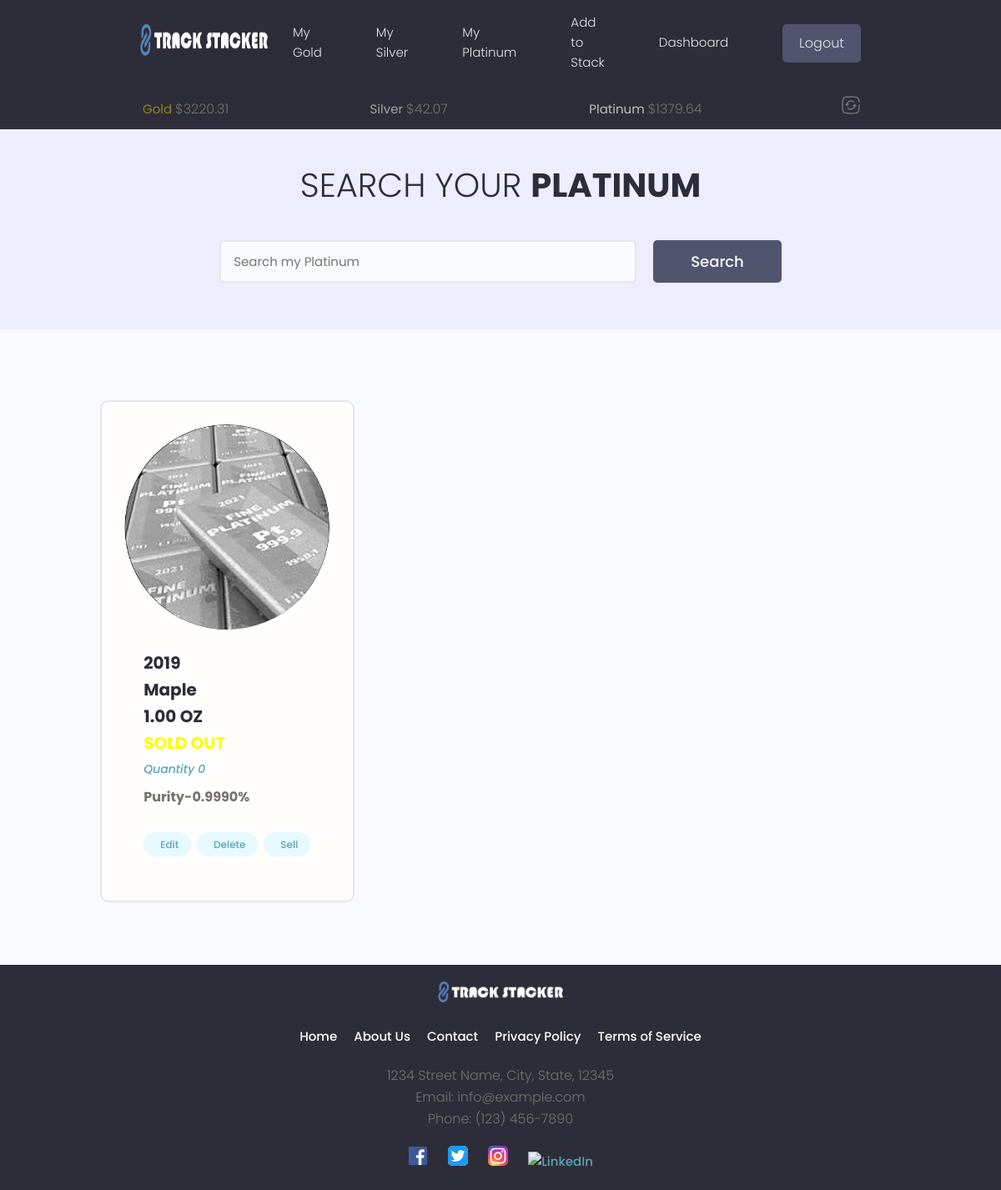
Before: /platinum/ (signed in) with the older database file.
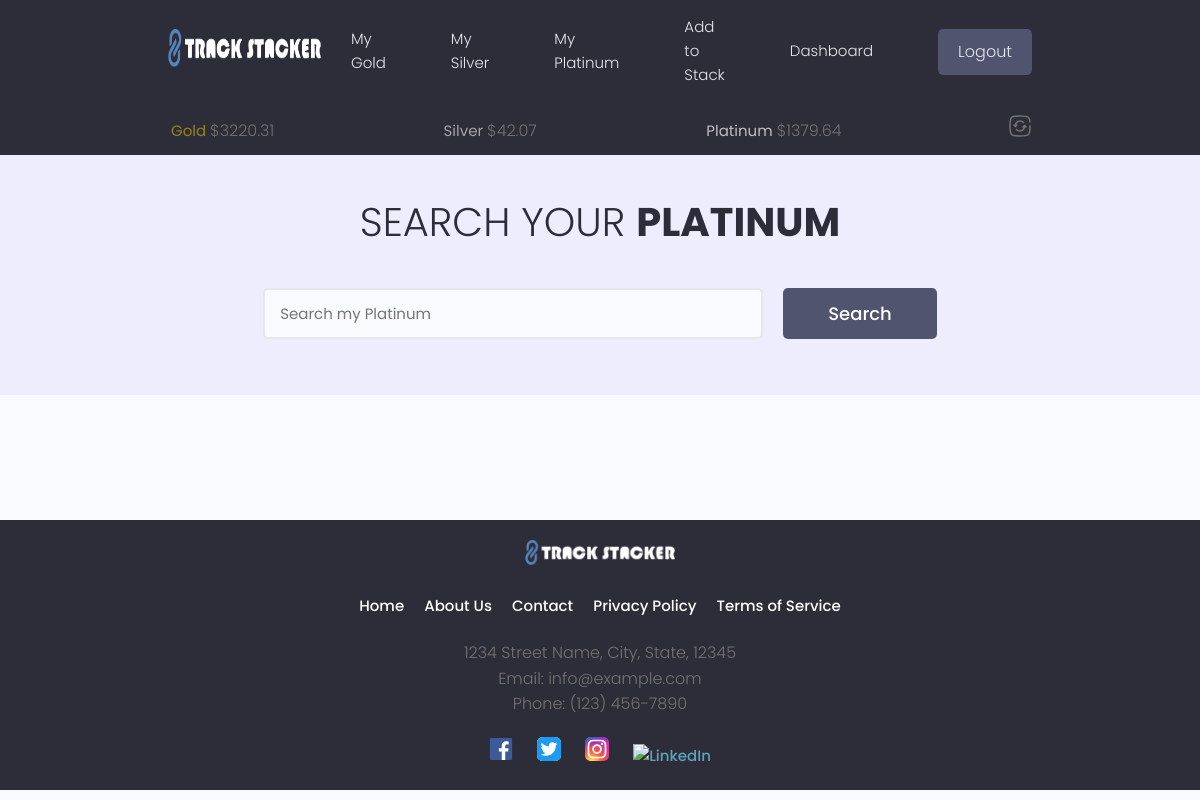
After: the same page with the newer database file.
### tracker/models.py (models this page shows, shortened)
class Platinum(models.Model):
    METAL_TYPES = (
        ('gold', 'Gold'),
        ('silver', 'Silver'),
        ('platinum', 'Platinum'),
    )
    BAR_ROUND_MISC = (
        ('bar', 'Bar'),
        ('round', 'Round'),
        ('misc', 'Misc'),
    )
    UNIT_CHOICES = [
        ('GRAMS', 'Grams'),
        ('TROY_OUNCES', 'Troy Ounces'),
    ]
    COA_PRESENT = [
        ('yes', 'Yes'),
        ('no', 'No'),
    ]
    owner = models.ForeignKey(Profile, on_delete=models.CASCADE, default=None, null=True, blank=True, unique=False)
    metal_type = models.CharField(max_length=100, choices=METAL_TYPES, default='')
    item_type = models.CharField(max_length=100, choices=BAR_ROUND_MISC, default='round')
    coa_present = models.CharField(max_length=100, choices=COA_PRESENT, default='no')
    item_year =models.PositiveIntegerField(null=True, blank=True, default=None)
    item_name = models.CharField(max_length=100)
    item_about = models.TextField(max_length=500, null=True, blank=True, default="")
    featured_image = models.ImageField(default='images/platinum_avatar.jpg', null=True, blank=True)
    purity = models.DecimalField(max_digits=15, decimal_places=4, null=True, blank=True)
    quantity = models.IntegerField()
    weight_troy_oz = models.DecimalField(max_digits=30, decimal_places=4)
    weight_grams = models.DecimalField(max_digits=30, decimal_places=4, default=0.00)
    cost_to_purchase = models.DecimalField(max_digits=20, decimal_places=2)
    spot_at_purchase = models.DecimalField(max_digits=20, decimal_places=2, null=True, blank=True, default=None)
    premium = models.DecimalField(max_digits=20, decimal_places=2, null=True, blank=True, default=0.00)
    shipping_cost = models.DecimalField(max_digits=15, decimal_places=2, null=True, blank=True)
    purchased_from = models.CharField(max_length=100)
    created = models.DateTimeField(auto_now_add=True)
    cost_per_unit = models.DecimalField(max_digits=20, decimal_places=2, null=True, blank=True, default=0.00)
    total_cost_per_unit = models.DecimalField(max_digits=20, decimal_places=2, null=True, blank=True, default=0.00)
    weight_per_unit = models.DecimalField(max_digits=20, decimal_places=4, default=0.00)
    initial_weight_unit = models.CharField(max_length=50, choices=UNIT_CHOICES, default='TROY_OUNCES')
    id = models.UUIDField(default=uuid.uuid4, primary_key=True, editable=False)
    class Meta:
        verbose_name_plural = "Platinum"
    def calculate_profit(self, spot_price):
        if self.quantity > 0:
            try:
                melt_value = Decimal(self.weight_troy_oz) * Decimal(spot_price)
                profit = melt_value - (self.total_cost_per_unit * self.quantity)
            except Exception as e:
                print(f'There has been an error {e}')
            return profit
        else:
            profit = 0.00
            return profit

### tracker/views.py (the view, shortened to what this page needs)
# urls.py: path('<str:metal_type>/', views.metalPage, name='metal_page'),
@login_required(login_url='login-user')
def metalPage(request, metal_type):
    metals_data, created = MetalsData.objects.get_or_create(owner=request.user.profile)
    five_minutes_later = metals_data.timestamp + 300
    unix_time_now = int(time.time())
    if metals_data.current_gold_price == 0:
        metals_data.get_api_data(request.user)
    elif (unix_time_now - five_minutes_later) > 300:
        print('pancakes')
    gold_price = metals_data.current_gold_price
    silver_price = metals_data.current_silver_price
    platinum_price = metals_data.current_platinum_price
    print(f"Gold {gold_price}")
    print(f"Silver {silver_price}")
    print(f"Platinum {platinum_price}")
    metal_objects = None
    template_name = None
    results, search_query = searchMetals(request)
    if metal_type == 'gold':
        spot_price = gold_price
        if search_query:
            metal_objects = results.get('gold_items')
        else:
            metal_objects = Gold.objects.filter(owner=request.user.profile)
        template_name = 'tracker/gold.html'
    elif metal_type == 'platinum':
        spot_price = platinum_price
        if search_query:
            metal_objects = results.get('platinum_items')
        else:
            metal_objects = Platinum.objects.filter(owner=request.user.profile)
        template_name = 'tracker/platinum.html'
    else:
        raise Http404
    if metal_objects:
        custom_range, metal_objects = paginateMetals(request, metal_objects, 6)
        for object in metal_objects:
            object.profit = object.calculate_profit(spot_price)
        for object in metal_objects:
            object.weight = object.weight_per_unit
        context = {
            'object.weight': object.weight,
            'object.profit': object.profit,
            'spot_price': spot_price,
            'custom_range': custom_range,
            'metal_type': metal_type,
            'metal_objects': metal_objects,
            'search_query': search_query
        }
    else:
        context = {
            'object.weight': 0,
            'object.profit': 0,
            'spot_price': 0,
            'custom_range': [],
            'metal_type': metal_type,
            'metal_objects': [],
            'search_query': search_query
        }
        print('There are some massive errors going on here!')
    return render(request, template_name, context)

### tracker/context_processors.py (called while the page is built)
def subheader_context(request):
    subheader_data = {}
    if request.user.is_authenticated:
        try:
            metals_data, created = MetalsData.objects.get_or_create(owner=request.user.profile)
            subheader_data['gold_price'] = metals_data.current_gold_price
            subheader_data['silver_price'] = metals_data.current_silver_price
            subheader_data['platinum_price'] = metals_data.current_platinum_price
        except MetalsData.DoesNotExist:
            subheader_data['gold_price'] = 'N/A'
            subheader_data['silver_price'] = 'N/A'
            subheader_data['platinum_price'] = 'N/A'
    return subheader_data

### tracker/templates/tracker/platinum.html (shortened to what the changed rows need)
{% extends 'main.html' %}
{% block content %}
{% load static %}
{% load multiply %}
{% load custom_filters %}
<main class="projects">
    <section class="hero-section text-center">
      <div class="container container--narrow">
        <div class="hero-section__box">
          <h2>Search your <span>Platinum</span></h2>
        </div>
      </div>
    </section>
    <section class="projectsList">
      <div class="container">
        <div class="grid grid--three">
          {% if search_query %}
          {% for object in metal_objects %}
          <div class="column">
            <div class="card project">
              <a href="{% url 'singleMetal' metal_type='platinum' pk=object.pk %}" class="project">
                {% if object.featured_image.url != None %}
                <div class="project__thumbnail metal__thumbnail" style="background-image: url('{{ object.featured_image.url }}')">
                </div>
                {% else %}
                <div class="project__thumbnail metal__thumbnail" style="background-image: url('{% static 'images/default.jpg' %}')">
                </div>
                {% endif %}
                <div class="card__body">
                  <h3 class="project__title">{{object.item_year}}</h3>
                  <h3 class="project__title">{{object.item_name}}</h3>
                  {% if object.initial_weight_unit == 'TROY_OUNCES' %}
                  <h3 class="project__title">{{object.weight|floatformat:2}} OZ</h3>
                  {% else %}
                  <h3 class="project__title">{{object.weight|multiply:31.1035|floatformat:2}} Gram{{object.weight|multiply:31.1035|floatformat:2|pluralize}}</h3>
                  {% endif %}
                  {% if object.quantity > 0 %}
                    {% if object.profit > 0 %}
                    <h3 class="project__title profit_plus">Profit ${{object.profit|floatformat:2}}</h3>
                    {% elif object.profit == 0 %}
                    <h3 class="project__title profit_neutral">{{object.profit|floatformat:2}}</h3>
                    {% else %}
                    <h3 class="project__title profit_minus">Loss ${{object.profit|absolute|floatformat:2}}</h3>
                    {% endif %}
                  {% else %}
                    <h3 class="project__title profit_neutral">SOLD OUT</h3>
                  {% endif %}
                  <p><a class="project__author" href="{% url 'singleMetal' metal_type='platinum' pk=object.pk %}">Quantity {{object.quantity}}</a></p>
                  <p class="project--rating">
                    <span style="font-weight: bold;">Purity-{{object.purity}}%</span>
                  </p>
                  <p class="project--rating">
                    <a class="tag tag--pill tag--main settings__btn" href="{% url 'editPage' metal_type=object.metal_type pk=object.pk %}"><i class="im im-edit"></i> Edit</a>
                    <a class="tag tag--pill tag--main settings__btn" href="{% url 'deletePage' metal_type=object.metal_type pk=object.pk %}"><i class="im im-edit"></i> Delete</a>
                    <a class="tag tag--pill tag--main settings__btn" href="{% url 'sellPage' metal_type=object.metal_type pk=object.pk %}"><i class="im im-edit"></i> Sell</a>
                  </p>
                </div>
              </a>
            </div>
          </div>
          {% endfor %}
          {% else %}
          {% for object in metal_objects %}
          <div class="column">
            <div class="card project">
              <a href="{% url 'singleMetal' metal_type='platinum' pk=object.pk %}" class="project">
                {% if object.featured_image.url != None %}
                <div class="project__thumbnail metal__thumbnail" style="background-image: url('{{ object.featured_image.url }}')">
                </div>
                {% else %}
                <div class="project__thumbnail metal__thumbnail" style="background-image: url('{% static 'images/default.jpg' %}')">
                </div>
                {% endif %}
                <div class="card__body">
                  <h3 class="project__title">{{object.item_year}}</h3>
                  <h3 class="project__title">{{object.item_name}}</h3>
                  {% if object.initial_weight_unit == 'TROY_OUNCES' %}
                  <h3 class="project__title">{{object.weight|floatformat:2}} OZ</h3>
                  {% else %}
                  <h3 class="project__title">{{object.weight|multiply:31.1035|floatformat:2}} Gram{{object.weight|multiply:31.1035|floatformat:2|pluralize}}</h3>
                  {% endif %}
                  {% if object.quantity > 0 %}
                    {% if object.profit > 0 %}
                    <h3 class="project__title profit_plus">Profit ${{object.profit|floatformat:2}}</h3>
                    {% elif object.profit == 0 %}
                    <h3 class="project__title profit_neutral">{{object.profit|floatformat:2}}</h3>
                    {% else %}
                    <h3 class="project__title profit_minus">Loss ${{object.profit|absolute|floatformat:2}}</h3>
                    {% endif %}
                  {% else %}
                    <h3 class="project__title profit_neutral">SOLD OUT</h3>
                  {% endif %}
                  <p><a class="project__author" href="{% url 'singleMetal' metal_type='platinum' pk=object.pk %}">Quantity {{object.quantity}}</a></p>
                  <p class="project--rating">
                    <span style="font-weight: bold;">Purity-{{object.purity}}%</span>
                  </p>
                  <p class="project--rating">
                    <a class="tag tag--pill tag--main settings__btn" href="{% url 'editPage' metal_type=object.metal_type pk=object.pk %}"> Edit</a>
                    <a class="tag tag--pill tag--main settings__btn" href="{% url 'deletePage' metal_type=object.metal_type pk=object.pk %}"> Delete</a>
                    <a class="tag tag--pill tag--main settings__btn" href="{% url 'sellPage' metal_type=object.metal_type pk=object.pk %}"> Sell</a>
                  </p>
                </div>
              </a>
            </div>
          </div>
          {% endfor %}
          {% endif %}
        </div>
      </div>
    </section>
  </main>
{% endblock content %}

Changed rows visible on the page:
removed Platinum: featured_image (picture), item_year "2019", item_name "Maple", weight "1.00", shows "SOLD OUT", quantity "0", purity "0.9990"
